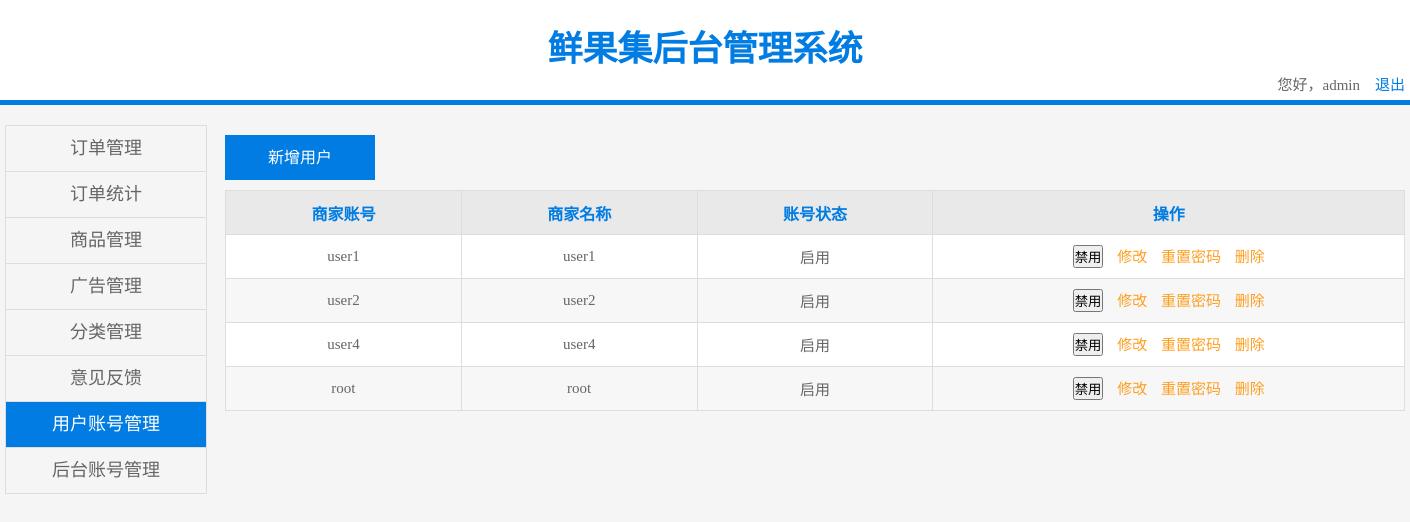
Page /admin/business.php on the committed database.
### tables this page shows
CREATE TABLE `users` (
  `id` int(10) unsigned NOT NULL AUTO_INCREMENT,
  `username` varchar(50) NOT NULL,
  `password` varchar(50) NOT NULL,
  `isadmin` tinyint(4) NOT NULL DEFAULT '0',
  PRIMARY KEY (`id`),
  UNIQUE KEY `username` (`username`)
);

### admin/business.php (the view, shortened to what this page needs)
<?php
    $sql = "select * from users";
    $rst = mysql_query($sql);
?>
<!DOCTYPE html>
<html lang="en">
<head>
    <link href="css/public.css" type="text/css" rel="stylesheet"/>
    <link href="css/business.css" type="text/css" rel="stylesheet"/>
</head>
<body>
    <div class="header">
        <div class="header_size">
            <p class="header_title">鲜果集后台管理系统 </p>
            <span class="header_exit">您好，admin&nbsp;&nbsp;&nbsp; <a href="./api/logout.php">退出</a></span>
        </div>
    </div>
    <div class="content">
        <div class="con_con">
            <ul class="nav">
                <li><a href="#">订单管理</a></li>
                <li><a href="#">订单统计</a></li>
                <li><a href="product.php">商品管理</a></li>
                <li><a href="#">广告管理</a></li>
                <li><a href="class.php">分类管理</a></li>
                <li><a href="#">意见反馈</a></li>
                <li><a href="business.php" class="active">用户账号管理</a></li>
                <li><a href="#">后台账号管理</a></li>
            </ul>
            <div class="right">
                <p class="add"><input type="text" value="新增用户"  onfocus="this.blur()" class="add_newAccount"></p>
                <table class="details">
                    <tr>
                        <th class="name">商家账号</th>
                        <th class="class">商家名称</th>
                        <th class="new">账号状态</th>
                        <th class="opret">操作</th>
                    </tr>
                        <?php while($row=mysql_fetch_assoc($rst)){ ?>
                    <tr>
                        <td class="name"><p><?php echo $row['username']; ?></p></td>
                        <td class="class"><p><?php echo $row['username']; ?></p></td>
                        <td class="new"><p>启用</p></td>
                        <td class="opret">
                            <p>
                                <button class="end">禁用</button>
                                <a href="./page/user/update.php?id=<?php echo $row['id']; ?>&username=<?php echo $row['username']; ?>&password=<?php echo $row['password']; ?>">修改</a>
                                <a href="./page/user/reset.php?id=<?php echo $row['id']; ?>&username=<?php echo $row['username']; ?>">重置密码</button>
                                <a href="./page/user/delete.php?id=<?php echo $row['id']; ?>&username=<?php echo $row['username']; ?>">删除</a>
                            </p>
                        </td>
                    </tr>
                    <?php } ?>
                </table>
            </div>
        </div>
    </div>
</body>
</html>

### admin/css/public.css (style rules this page uses)
* { margin: 0; padding: 0; }
body, html { margin: 0; background-color: #f5f5f5; height: 100%; font-family: 微软雅黑; color: rgb(102, 102, 102); font-size: 15px; }
.header { width: 100%; height: 100px; line-height: 100px; background-color: #fff; margin: 0; color: #007ce3; border-bottom: 5px solid #007ce3; text-align: center; }
.header_size { width: 1400px; margin: 0 auto; display: inline-block; }
.header_size a { line-height: 10px; color: #007ce3; text-decoration: none; }
.header_exit { float: right; height: 20px; line-height: 20px; color: rgb(102, 102, 102); margin-top: -25px; }
.header .header_title { width: 688px; line-height: 100px; color: #007ce3; text-align: center; font-size: 35px; font-weight: bold; margin: 0 auto; }
.content { width: 100%; margin: 0 auto; display: inline-block; text-align: center; margin-top: 20px; margin-bottom: 50px; }
.content .con_con { width: 1400px; height: 500px; margin: 0 auto; }
.content .con_con .nav { float: left; width: 200px; border: 1px solid #deddde; font-family: 微软雅黑; border-bottom: 0; }
.content .con_con .nav li { list-style: none; width: 100%; height: 45px; text-align: center; line-height: 45px; border-bottom: 1px solid #deddde; }
.content .con_con .nav li a { display: inline-block; width: 100%; height: 100%; color: rgb(102, 102, 102); text-decoration: none; font-size: 18px; }
.content .con_con .nav li .active { color: #fff; background-color: #007ce3; }
.content .con_con .right { width: 1180px; float: right; height: 500px; margin-bottom: 50px; }
.content .con_con .right .details { border-collapse: collapse; border: 1px solid #deddde; margin-top: 20px; background-color: #fff; width: 100%; }
.content .con_con .right .add { text-align: left; margin-top: 10px; }
.content .con_con .right .add input { width: 150px; height: 45px; line-height: 45px; color: #fff; background-color: #007ce3; border: 0; text-align: center; font-size: 16px; cursor: pointer; }
.content .con_con .right .details { border-collapse: collapse; border: 1px solid #deddde; margin-top: 10px; font-family: 微软雅黑; }
.content .con_con .right .details th { color: #007ce3; background-color: rgb(233, 233, 233); font-size: 16px; font-family: 微软雅黑; }
.content .con_con .right .details td, th { border: 1px solid #deddde; height: 43px; overflow: hidden; text-align: center; font-family: 微软雅黑; }
.content .con_con .right .details a { color: rgb(254, 159, 33); text-decoration: none; font-size: 15px; width: 40px; margin-left: 10px; font-family: 微软雅黑; }
.add_newAccount { font-family: 微软雅黑; }

### admin/css/business.css (style rules this page uses)
.content .con_con .right .details .name { width: 20%; }
.content .con_con .right .details .class { width: 20%; }
.content .con_con .right .details .new { width: 20%; }
.content .con_con .right .details .opret { width: 40%; }

### rows in the picture
users: username "user1"
users: username "user2"
users: username "user4"
users: username "root"
